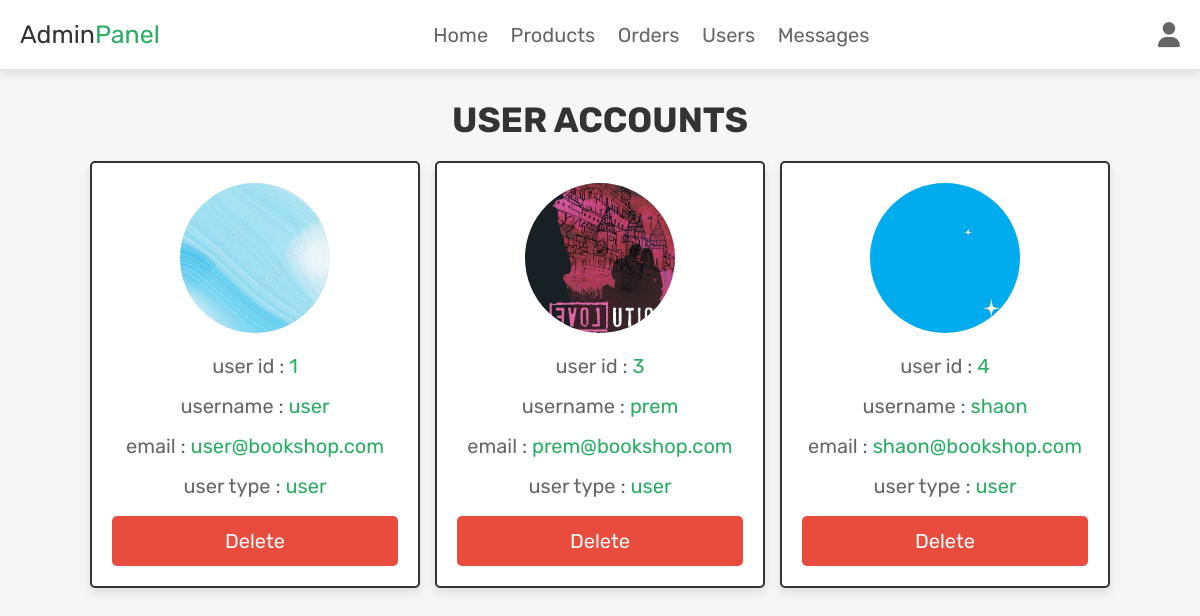
Screenshot of /admin_users.php (signed in) with the database file from the repository.
### tables this page shows
CREATE TABLE `users` (
  `id` int(100) NOT NULL,
  `name` varchar(100) NOT NULL,
  `email` varchar(100) NOT NULL,
  `password` varchar(100) NOT NULL,
  `user_type` varchar(20) NOT NULL DEFAULT 'user',
  `image` varchar(100) NOT NULL
);

### admin_users.php (the view, shortened to what this page needs)
<?php
@include 'config.php';
$admin_id = $_SESSION['admin_id'];
?>
<!DOCTYPE html>
<html lang="en">
<head>
   <link rel="stylesheet" href="https://cdnjs.cloudflare.com/ajax/libs/font-awesome/6.1.1/css/all.min.css">
   <link rel="stylesheet" href="css/admin_style.css">
</head>
<body>
<?php include 'admin_header.php'; ?>
<section class="user-accounts">
   <h1 class="title">user accounts</h1>
   <div class="box-container">
      <?php
         $select_users = $conn->prepare("SELECT * FROM `users`");
         $select_users->execute();
         while($fetch_users = $select_users->fetch(PDO::FETCH_ASSOC)){
      ?>
      <div class="box" style="<?php if($fetch_users['id'] == $admin_id){ echo 'display:none'; }; ?>">
         <img src="uploaded_img/<?= $fetch_users['image']; ?>" alt="">
         <p> user id : <span><?= $fetch_users['id']; ?></span></p>
         <p> username : <span><?= $fetch_users['name']; ?></span></p>
         <p> email : <span><?= $fetch_users['email']; ?></span></p>
         <p> user type : <span style=" color:<?php if($fetch_users['user_type'] == 'admin'){ echo 'orange'; }; ?>"><?= $fetch_users['user_type']; ?></span></p>
         <a href="admin_users.php?delete=<?= $fetch_users['id']; ?>" onclick="return confirm('delete this user?');" class="delete-btn">delete</a>
      </div>
      <?php
      }
      ?>
   </div>
</section>
</body>
</html>

### css/admin_style.css (style rules this page uses)
.user-accounts .box-container { display: grid; grid-template-columns: repeat(auto-fit, 33rem); gap:1.5rem; align-items: flex-start; justify-content:center; }
.user-accounts .box-container .box { border:var(--border); box-shadow: var(--box-shadow); background-color: var(--white); border-radius: .5rem; padding:2rem; text-align: center; }
.user-accounts .box-container .box img { height: 15rem; width: 15rem; border-radius: 50%; object-fit: cover; margin-bottom: 1rem; }
.user-accounts .box-container .box p { line-height: 1.5; padding:.5rem 0; font-size: 2rem; color:var(--light-color); }
.user-accounts .box-container .box p span { color:var(--green); }

### css/components.css (style rules this page uses)
:root { --green:#27ae60; --orange:#f39c12; --red:#e74c3c; --black:#333; --light-color:#666; --white:#fff; --light-bg:#f6f6f6; --border:.2rem solid var(--black); --box-shadow:0 .5rem 1rem rgba(0,0,0,.1); }
* { font-family: 'Rubik', sans-serif; margin:0; padding:0; box-sizing: border-box; outline: none; border:none; text-decoration: none; color:var(--black); }
body { background-color: var(--light-bg); }
html { font-size: 62.5%; overflow-x: hidden; scroll-behavior: smooth; scroll-padding-top: 6.5rem; }
section { padding:3rem 2rem; max-width: 1200px; margin:0 auto; }
.btn, .delete-btn, .option-btn { display: block; width: 100%; margin-top: 1rem; border-radius: .5rem; color:var(--white); font-size: 2rem; padding:1.3rem 3rem; text-transform: capitalize; cursor: pointer; text-align: center; }
.delete-btn { background-color: var(--red); }
.title { text-align: center; margin-bottom: 2rem; text-transform: uppercase; color:var(--black); font-size: 3.5rem; }

### rows the page displays
users: image (picture), id "1", name "user", email "user@bookshop.com", user_type "user"
users: image (picture), id "3", name "prem", email "prem@bookshop.com", user_type "user"
users: image (picture), id "4", name "shaon", email "shaon@bookshop.com", user_type "user"
